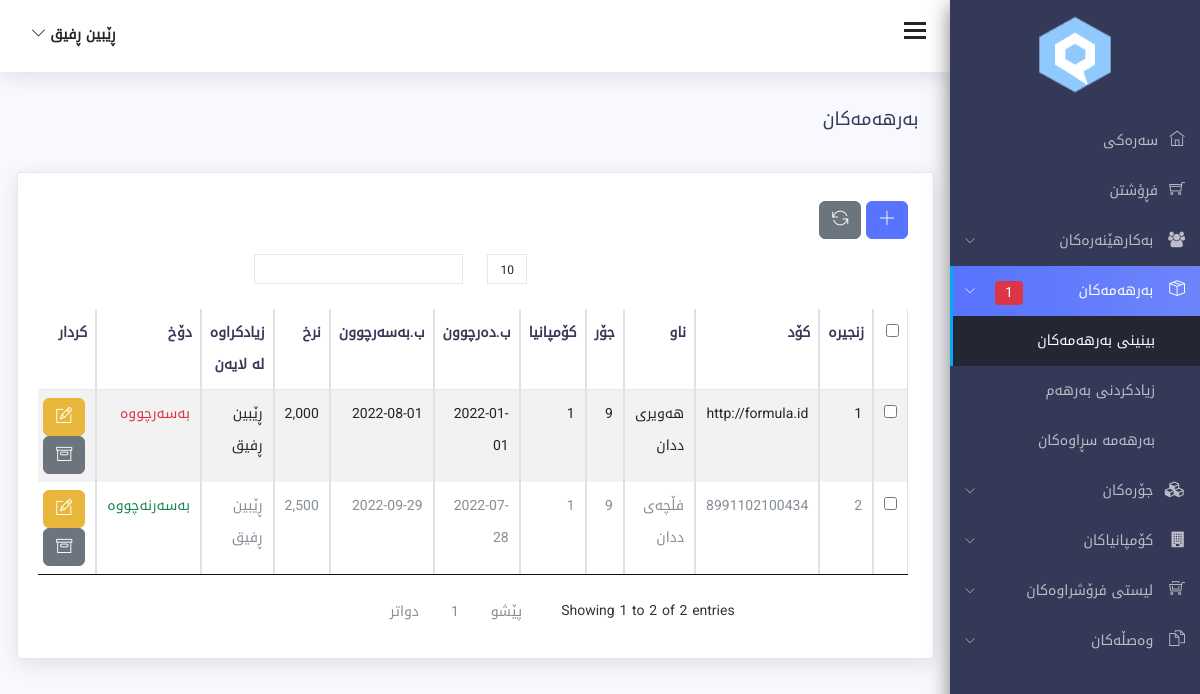
Before: /products.php (signed in) with the older database file.
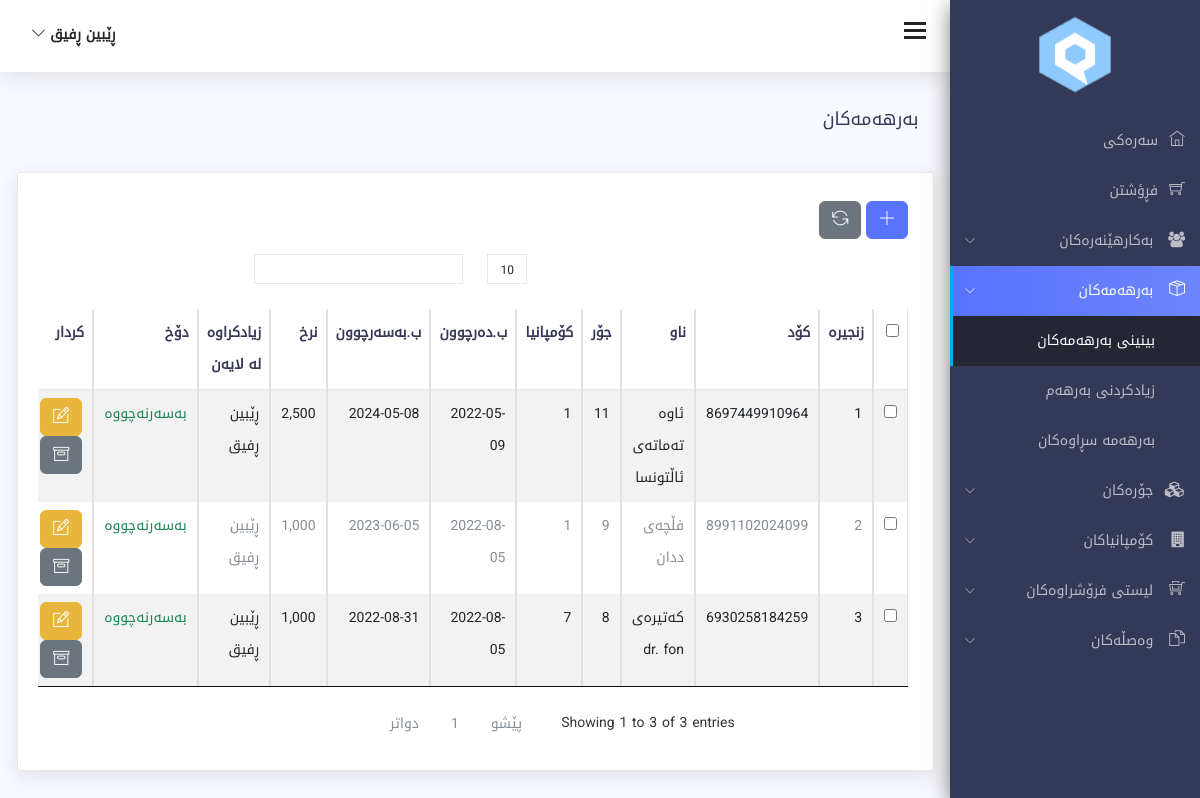
After: the same page with the newer database file.
### tables this page shows
CREATE TABLE `users` (
  `id` int(11) NOT NULL,
  `first_name` varchar(255) NOT NULL,
  `last_name` varchar(255) NOT NULL,
  `email` varchar(255) NOT NULL,
  `password` varchar(255) NOT NULL,
  `role` int(11) NOT NULL DEFAULT 2 COMMENT '1 super admin\r\n2 admin\r\n3 cashier',
  `phone` varchar(255) NOT NULL,
  `recycle` int(11) DEFAULT 0,
  `addedby` varchar(255) NOT NULL,
  `image` varchar(255) NOT NULL,
  `type_image` varchar(255) NOT NULL,
  `tmp_image` varchar(255) NOT NULL,
  `size_image` varchar(255) NOT NULL,
  `created_at` datetime NOT NULL,
  `updated_at` datetime NOT NULL
);

CREATE TABLE `products` (
  `id` int(11) NOT NULL,
  `code` varchar(255) NOT NULL,
  `name` varchar(255) NOT NULL,
  `category` int(11) NOT NULL,
  `price` decimal(10,0) NOT NULL,
  `quantity` int(11) NOT NULL,
  `company` int(11) NOT NULL,
  `description` text NOT NULL,
  `manufacture_date` date NOT NULL,
  `expire_date` date NOT NULL,
  `recycle` int(11) NOT NULL DEFAULT 0,
  `addedby` varchar(255) NOT NULL,
  `created_at` datetime NOT NULL,
  `updated_at` datetime NOT NULL
);

### class/database.php (called while the page is built, shortened)
<?php
class Database{
public $connection;
public function open_db_connection(){
    $this->connection=new mysqli(DB_HOST,DB_USER,DB_PASSWORD,DB_NAME);
}
public function query($sql){
    $result=$this->connection->query($sql);
    return $result;
}
}
$db = new Database();
?>

### class/product.php (called while the page is built, shortened)
<?php
class Product extends Db_Object{
    protected static $db_table="products";
    public static function count_expire_product(){
        global $db;
        $sql="SELECT COUNT(*) FROM ".static::$db_table." WHERE expire_date <= NOW() AND recycle=0";
        $result=$db->query($sql);
        $row=mysqli_fetch_array($result);
        return array_shift($row);
    }
}
?>

### class/db_object.php (called while the page is built, shortened)
<?php
class Db_Object{
public static function find_all(){
    return static::find_by_query("SELECT * FROM ".static::$db_table." ");
}
public static function find_by_id($id){
    $the_result_array=static::find_by_query("SELECT * FROM ".static::$db_table." WHERE id='$id' LIMIT 1");
    return !empty($the_result_array) ? array_shift($the_result_array) : false;
}
public static function find_by_query($sql){
    global $db;
    $result_set=$db->query($sql);
    $the_object_array=array();
    while($row=mysqli_fetch_array($result_set)){
        $the_object_array[]=static::instantation($row);
    }
    return $the_object_array;
}
public static function instantation($the_record){
    $the_object=new $calling_class;
    foreach($the_record as $the_attribute => $value){
        if($the_object->has_the_attribute($the_attribute)){
            $the_object->$the_attribute=$value;
        }
    }
    return $the_object;
}
private function has_the_attribute($the_attribute){
    $the_properties=get_object_vars($this);
    return array_key_exists($the_attribute,$the_properties);
}
}
?>

### products.php (the view, shortened to what this page needs)
<?php include 'includes/header.php'; ?>
<?php include 'includes/sidebar.php'; ?>
<?php include 'includes/top_header.php'; ?>
<div class="content-wrap">
        <div class="main">
            <div class="container-fluid">
                <div class="row">
                    <div class="col-lg-8 p-r-0 title-margin-right">
                        <div class="page-header">
                            <div class="page-title">
                                <h1>بەرهەمەکان</h1>
                            </div>
                        </div>
                    </div>
                </div>
                <section id="main-content">
                    <div class="row">
                        <div class="col-lg-12">
                            <div class="card">
                                <div class="bootstrap-data-table-panel">
                                    <div class="table-responsive">
                                        <div class="row">
                                            <div class="col-lg-3">
                                                <a href="add_product.php" class="btn btn-primary" title="زیادکردنی بەرهەم"><i class="ti-plus"></i></a>
                                                <button type="button" onclick="multiRecycleProduct()" title="ناردنی بۆ بەشی سڕاوەکان" class="btn btn-secondary"><i class="ti-reload"></i></button>
                                            </div>
                                        </div>
                                        <table class="table table-striped table-bordered" id="bootstrap-data-table">
                                            <thead>
                                                <tr>
                                                    <th>
                                                    <input type="checkbox" id="checkall">
                                                    </th>
                                                    <th>زنجیرە</th>
                                                    <th>کۆد</th>
                                                    <th>ناو</th>
                                                    <th>جۆر</th>
                                                    <th>کۆمپانیا</th>
                                                    <th>ب.دەرچوون</th>
                                                    <th>ب.بەسەرچوون</th>
                                                    <th>نرخ</th>
                                                    <th>زیادکراوە لە لایەن</th>
                                                    <th> دۆخ </th>
                                                    <th>کردار</th>
                                                </tr>
                                            </thead>
                                            <tbody>
                                                <?php
                                                $products = Product::find_all();
                                                $a=1;
                                                foreach($products as $product){
                                                    if($product->recycle==0){
                                                ?>
                                                <tr id="tr_product_<?php echo $product->id; ?>">
                                                    <td>
                                                        <input type="checkbox"
                                                        id="sel"
                                                        class="checkitem"
                                                        name="sel[]"
                                                        value="<?php
                                                        echo $product->id; ?>">
                                                    </td>
                                                    <td><?php echo $a++; ?></td>
                                                    <td><?php echo htmlentities($product->code,ENT_QUOTES,'UTF-8'); ?></td>
                                                    <td><?php echo htmlentities($product->name,ENT_QUOTES,'UTF-8'); ?></td>
                                                    <td><?php echo htmlentities($product->category,ENT_QUOTES,'UTF-8'); ?></td>
                                                    <td><?php echo htmlentities($product->company,ENT_QUOTES,'UTF-8'); ?></td>
                                                    <td><?php echo htmlentities($product->manufacture_date,ENT_QUOTES,'UTF-8'); ?></td>
                                                    <td><?php echo htmlentities($product->expire_date,ENT_QUOTES,'UTF-8'); ?></td>
                                                    <td><?php echo htmlentities(number_format($product->price,0),ENT_QUOTES,'UTF-8'); ?></td>
                                                    <td><?php
                                                        $addedby=User::find_by_id($product->addedby);
                                                        echo htmlentities($addedby->first_name.' '.$addedby->last_name,ENT_QUOTES,'UTF-8');
                                                    ?></td>
                                                    <td>
                                                        <?php
                                                            $tody=date('Y-m-d');
                                                            $expire_date=date('Y-m-d',strtotime($product->expire_date));
                                                            if($tody>=$expire_date){
                                                                echo '<span class="text-danger">بەسەرچووە</span>';
                                                            }else{
                                                                echo '<span class="text-success">بەسەرنەچووە</span>';
                                                            }
                                                        ?>
                                                    </td>
                                                    <td>
                                                        <button type="button" onclick="productUpdate(<?php echo $product->id; ?>)" class="btn btn-warning" title="دەستکاریکردن">
                                                            <span class="ti-pencil-alt"></span>
                                                        </button>
                                                        <button type="button"  class="btn btn-secondary " onclick="productRecycle(<?php echo $product->id; ?>)"
                                                        title="ناردنی بۆ بەشی سڕاوەکان">
                                                            <span class="ti-archive"></span>
                                                        </button>
                                                    </td>
                                                </tr>
                                                <?php } } ?>
                                            </tbody>
                                        </table>
                                    </div>
                                </div>
                            </div>
                        </div>
                    </div>
                </div>
                </div>
                </div>
<?php include('includes/footer.php'); ?>

### includes/header.php (shortened to what this page needs)
<!DOCTYPE html>
<html lang="ar" class="rtl" dir="rtl">
<head>
    <link href="assets/css/lib/data-table/dataTables.bootstrap.min.css" rel="stylesheet" />
    <link href="assets/css/lib/font-awesome.min.css" rel="stylesheet">
    <link href="assets/css/lib/themify-icons.css" rel="stylesheet">
    <link href="assets/css/lib/menubar/sidebar.css" rel="stylesheet">
    <link href="assets/css/lib/bootstrap.rtl.min.css" rel="stylesheet">
    <link href="assets/css/style.css" rel="stylesheet"></head>
<body>

### includes/sidebar.php (shortened to what this page needs)
	<div class="sidebar sidebar-hide-to-small sidebar-shrink sidebar-gestures">
	<div class="nano">
	<div class="nano-content">
	<ul>
	<div class="logo"><a href="index.php">
			<img src="assets/images/logo.png" alt="" /></a></div>
			<li><a href="index.php"><i class="ti-home"></i>سەرەکی</a></li>
			<li><a href="sale.php"><i class="ti-shopping-cart"></i>فڕؤشتن</a></li>
	<li><a class="sidebar-sub-toggle"><i class="fa fa-users" aria-hidden="true"></i> بەکارهێنەرەکان <span
				class="sidebar-collapse-icon ti-angle-down"></span></a>
	</li>
	<li><a class="sidebar-sub-toggle"><i class="ti-package"></i> بەرهەمەکان
	<?php
	$product =Product::count_expire_product();
	if($product>0){
		echo '<span class="badge badge-danger">'.$product.'</span>';
	}else{
		echo '';
	}
?>
	<span class="sidebar-collapse-icon ti-angle-down"></span>
	</a>
		<ul>
			<li><a href="products.php">بینینی بەرهەمەکان</a></li>
			<li><a href="add_product.php">زیادکردنی بەرهەم</a></li>
			<li><a href="product_recycle.php">بەرهەمە سڕاوەکان</a></li>
		</ul>
	</li>
	<li><a class="sidebar-sub-toggle"><i class="fa fa-cubes" aria-hidden="true"></i> جۆرەکان <span
				class="sidebar-collapse-icon ti-angle-down"></span></a>
	</li>
	<li><a class="sidebar-sub-toggle"><i class="fa fa-building" aria-hidden="true"></i> کۆمپانیاکان <span
				class="sidebar-collapse-icon ti-angle-down"></span></a>
	</li>
	<li><a class="sidebar-sub-toggle"><i class="ti-shopping-cart-full" aria-hidden="true"></i> لیستی فرۆشراوەکان <span
				class="sidebar-collapse-icon ti-angle-down"></span></a>
	</li>
	<li><a class="sidebar-sub-toggle"><i class="ti-files" aria-hidden="true"></i> وەصڵەکان <span
				class="sidebar-collapse-icon ti-angle-down"></span></a>
	</li>
	</ul>
	</div>
	</div>
</div>

### includes/top_header.php (shortened to what this page needs)
<div class="header">
    <div class="container-fluid">
        <div class="row">
            <div class="col-lg-12">
                <div class="float-start">
                    <div class="hamburger sidebar-toggle">
                        <span class="line"></span>
                        <span class="line"></span>
                        <span class="line"></span>
                    </div>
                </div>
                <div class="float-end">
                    <div class="dropdown dib">
                        <div class="header-icon" data-toggle="dropdown">
                            <span class="user-avatar">
                                <?php
                                $user=User::find_by_id($_SESSION['user_id']);
                                echo $user->first_name . " " . $user->last_name;
                                ?>
                                <i class="ti-angle-down f-s-10"></i>
                            </span>
                        </div>
                        </div>
                </div>
            </div>
        </div>
    </div>
</div>

### includes/footer.php (shortened to what this page needs)
</body>
</html>

Changed rows visible on the page:
removed products: code "http://formula.id", name "هەویری ددان", category "9", company "1", manufacture_date "2022-01-01", expire_date "2022-08-01", price "2,000", $addedby->first_name.' '.$addedby->last_name "ڕێبین ڕفیق", shows "بەسەرچووە"
removed products: code "8991102100434", name "فڵچەی ددان", category "9", company "1", manufacture_date "2022-07-28", expire_date "2022-09-29", price "2,500", $addedby->first_name.' '.$addedby->last_name "ڕێبین ڕفیق", shows "بەسەرنەچووە"
added products: code "8697449910964", name "ئاوە تەماتەی ئاڵتونسا", category "11", company "1", manufacture_date "2022-05-09", expire_date "2024-05-08", price "2,500", $addedby->first_name.' '.$addedby->last_name "ڕێبین ڕفیق", shows "بەسەرنەچووە"
added products: code "8991102024099", name "فڵچەی ددان", category "9", company "1", manufacture_date "2022-08-05", expire_date "2023-06-05", price "1,000", $addedby->first_name.' '.$addedby->last_name "ڕێبین ڕفیق", shows "بەسەرنەچووە"
added products: code "6930258184259", name "کەتیرەی dr. fon", category "8", company "7", manufacture_date "2022-08-05", expire_date "2022-08-31", price "1,000", $addedby->first_name.' '.$addedby->last_name "ڕێبین ڕفیق", shows "بەسەرنەچووە"
Other visible differences:
text written by a page script: "Showing 1 to 2 of 2 entries پێشو 1 دواتر" → "Showing 1 to 3 of 3 entries پێشو 1 دواتر"
$product: "1" → (not shown)
